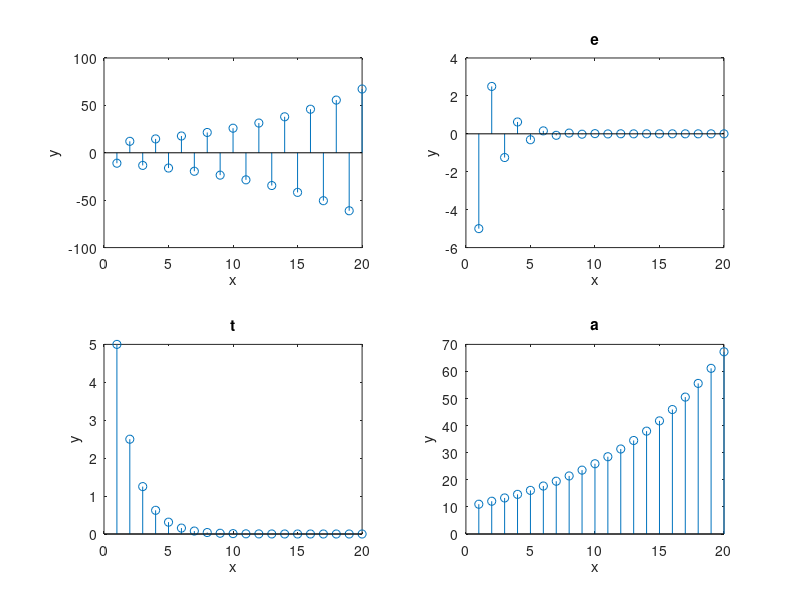

Source code (MATLAB):
% EXERCISE (1) (A) CODE
figure;
title('Ex 01 : A');
hold on;
b=[-1.1,-0.5,0.5,1.1];%Different beta values
n=1:20;
for idx=1:4
    x=10*(b(idx).^n);
    subplot(2,2,idx);
    stem(n,x);
    xlabel('x');
    ylabel('y');
    labels=["\beta < -1","-1 < \beta < 0", "0 < \beta < 1","1 < \beta"];title(labels(idx));
end